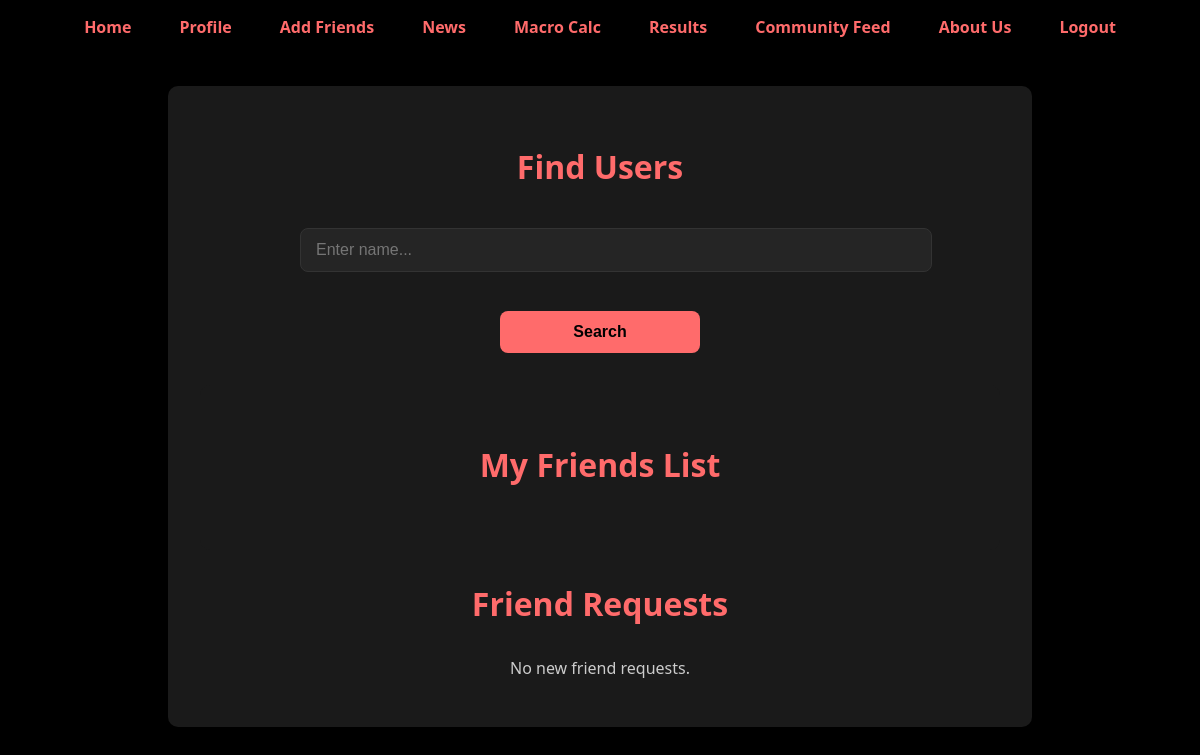
The app's page /friends (signed in), older data.
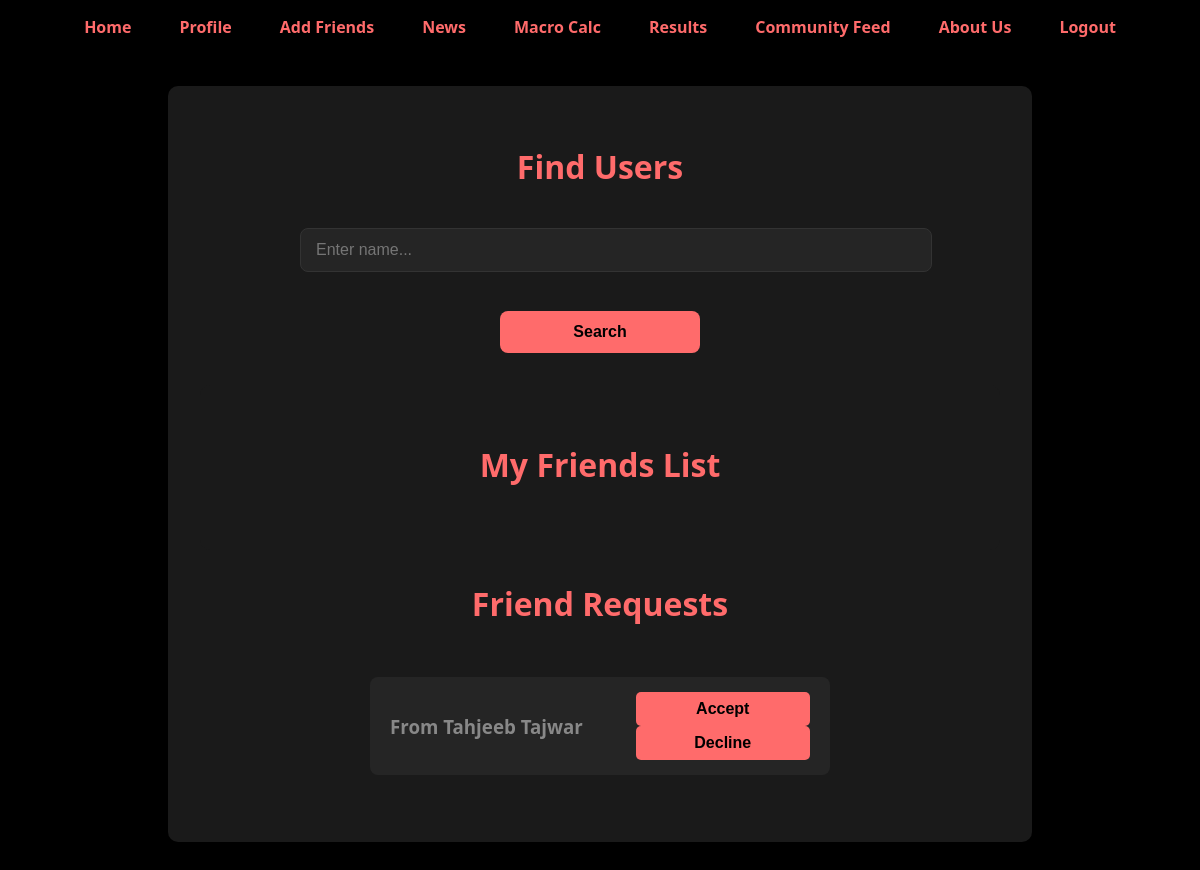
The same page, newer data.
### app/models.py (models this page shows)
class FriendRequest(db.Model):
    __tablename__ = 'friend_request'
    request_id = db.Column(db.Integer, primary_key=True)
    requester_id = db.Column(
        db.Integer,
        db.ForeignKey('user.id'),
    )
    receiver_id  = db.Column(
        db.Integer,
        db.ForeignKey('user.id'),
    )
    status = db.Column(
        db.String(20),
        nullable=False,
        default='pending'
    )
    requester = db.relationship(
        'User',
        foreign_keys=[requester_id],
        back_populates='requests_sent'
    )
    receiver  = db.relationship(
        'User',
        foreign_keys=[receiver_id],
        back_populates='requests_received'
    )

class User(db.Model, UserMixin):
    id = db.Column(db.Integer, primary_key=True)
    name = db.Column(db.String(80), unique=True, nullable=False)
    email = db.Column(db.String(120), unique=True, nullable=False)
    password = db.Column(db.String(120), nullable=False)
    gender = db.Column(db.String(10))
    age = db.Column(db.Integer)
    profile_picture = db.Column(db.String(255), default='placeholder-profile.jpg')
    requests_sent = db.relationship(
        'FriendRequest',
        foreign_keys='FriendRequest.requester_id',
        back_populates='requester',
        lazy='dynamic'
    )
    requests_received = db.relationship(
        'FriendRequest',
        foreign_keys='FriendRequest.receiver_id',
        back_populates='receiver',
        lazy='dynamic'
    )
    friends = db.relationship(
        'User',
        secondary=friend_assoc,
        primaryjoin=(id == friend_assoc.c.user_id),
        secondaryjoin=(id == friend_assoc.c.friend_id),
        lazy='dynamic'
    )

### app/routes.py (the view)
@app.route("/friends" ,methods=["GET"])
@login_required
def friends():
    pending_reqs = (FriendRequest.query.filter_by(receiver_id=current_user.id, status='pending').all())
    friends = []
    return render_template("friends.html", friends=friends, pending_requests=pending_reqs)

### app/__init__.py (called while the page is built)
@login_manager.user_loader
def load_user(user_id):
    return User.query.get(int(user_id))

### app/templates/friends.html (shortened to what this page needs)
{% extends "base.html" %}
{% block content %}
<div class="add-friends-container">
    <h2>Find Users</h2>
    <div class="search-bar">
        <input id="searchInput" type="text" placeholder="Enter name...">
        <button onclick="searchUsers()">Search</button>
    </div>
        <div class="add-friends-container">
            <h2>My Friends List</h2>
        </div>
        <div>
        <h2>Friend Requests</h2>
        {% if pending_requests %}
            <ul class="search-results">
                {% for request in pending_requests %}
                    <li>
                        <div class="result-item">
                            <h3>From {{ request.requester.name }}</h3>
                            <form method="POST" action="{{ url_for('respond_friend_request', request_id=request.request_id) }}">
                                <button name = "decision" type="submit" value = "accept">Accept</button>
                                <button name = "decision" type="submit" value="decline">Decline</button>
                            </form>
                        </div>
                    </li>
                {% endfor %}
            </ul>
        {% else %}
            <p style="color: #ccc; text-align: center;">No new friend requests.</p>
        {% endif %}
        </div>
</div>
{% endblock %}

Row changes from the older to the newer data that the page shows:
added FriendRequest: requester.name "Tahjeeb Tajwar"
Text that changed along with them:
text no longer shown: "No new friend requests."
